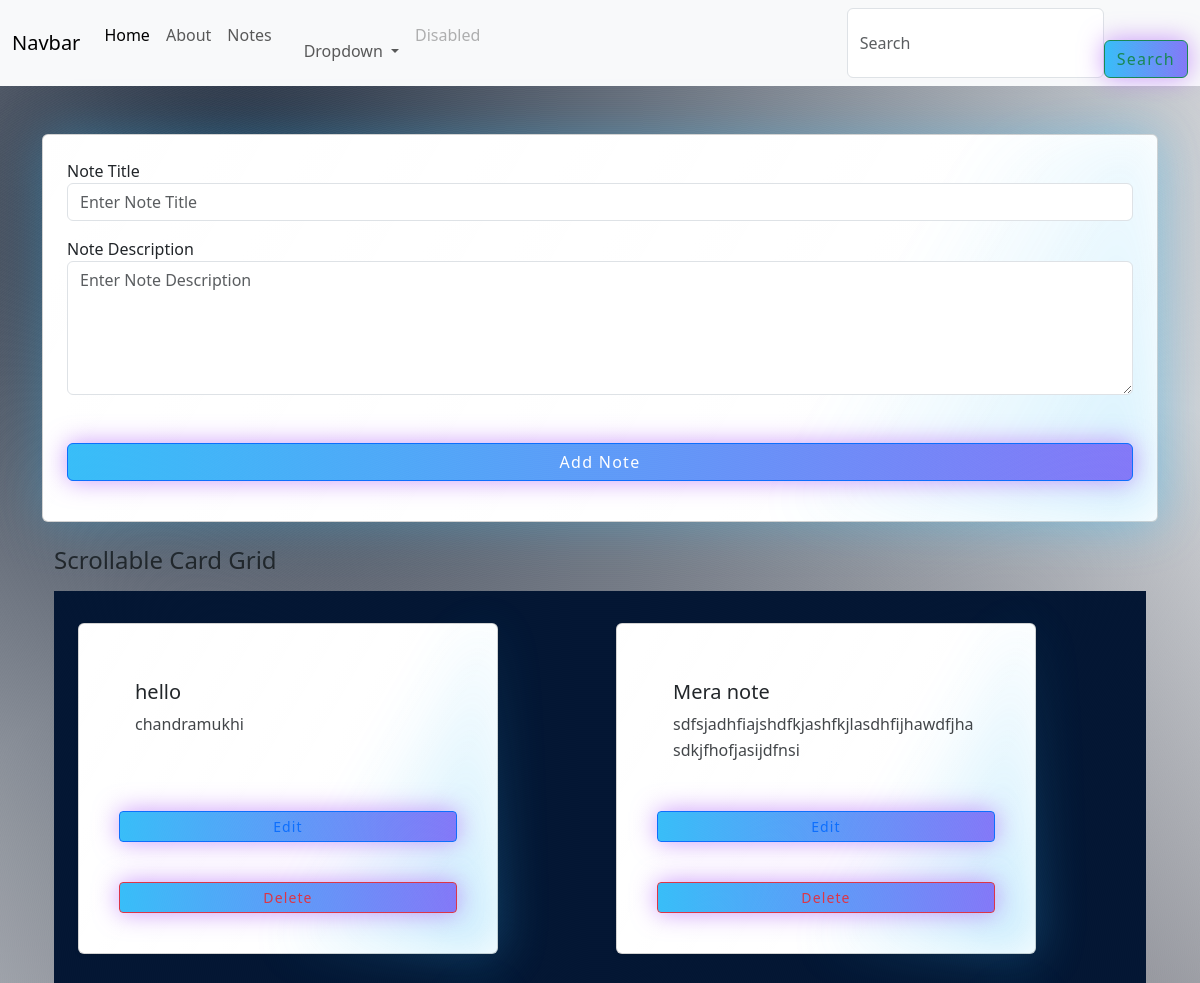
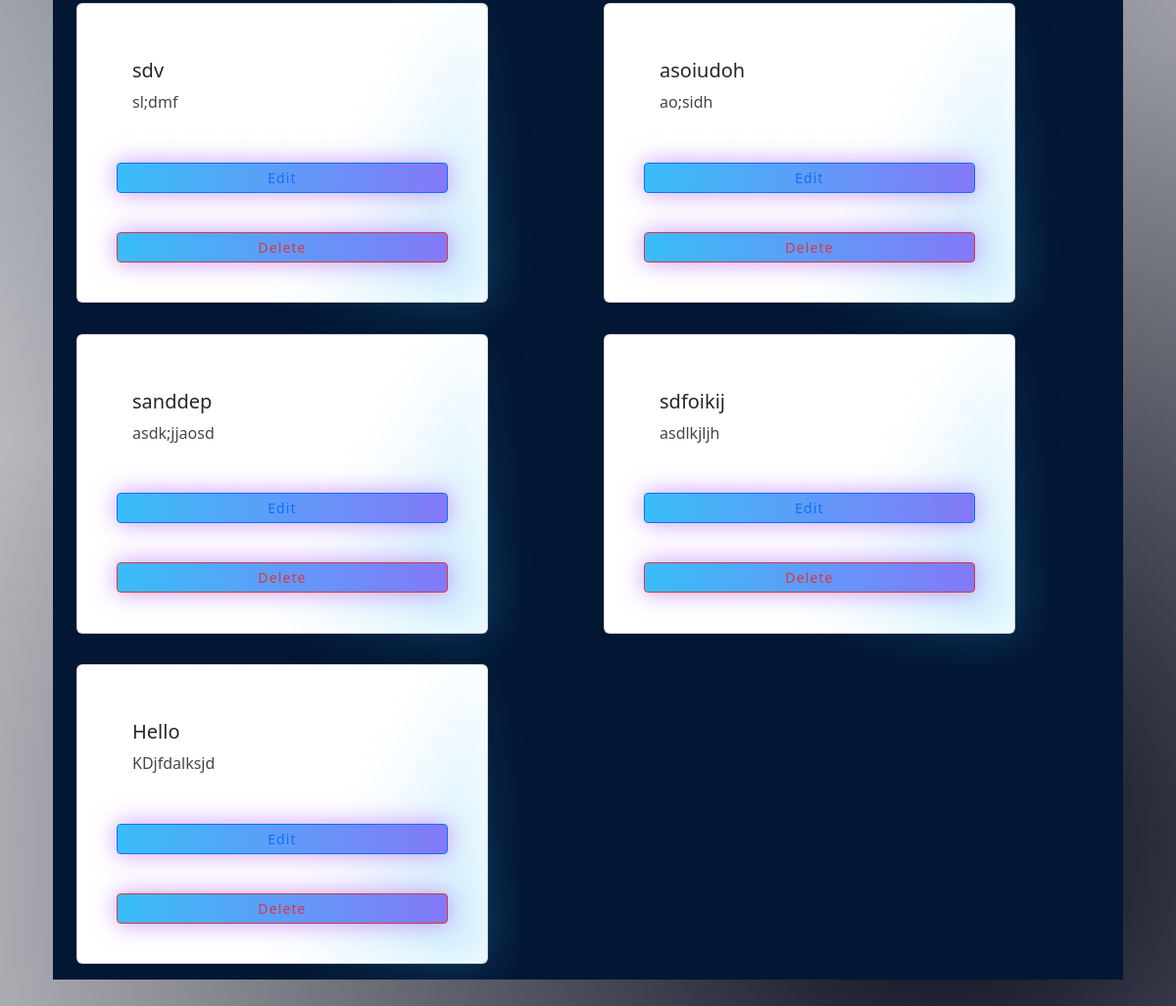
The app's page /app/help, older data (2 pictures, top to bottom).
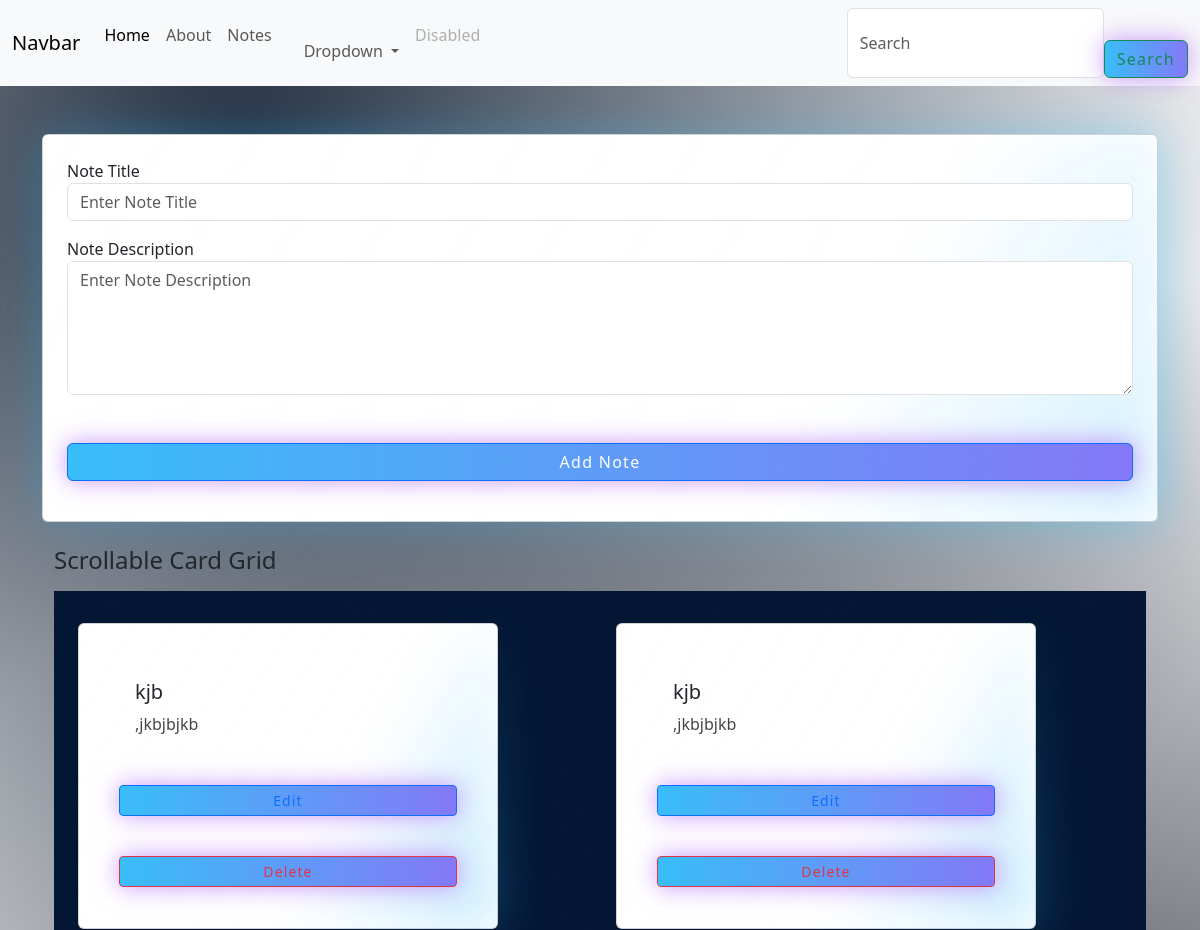
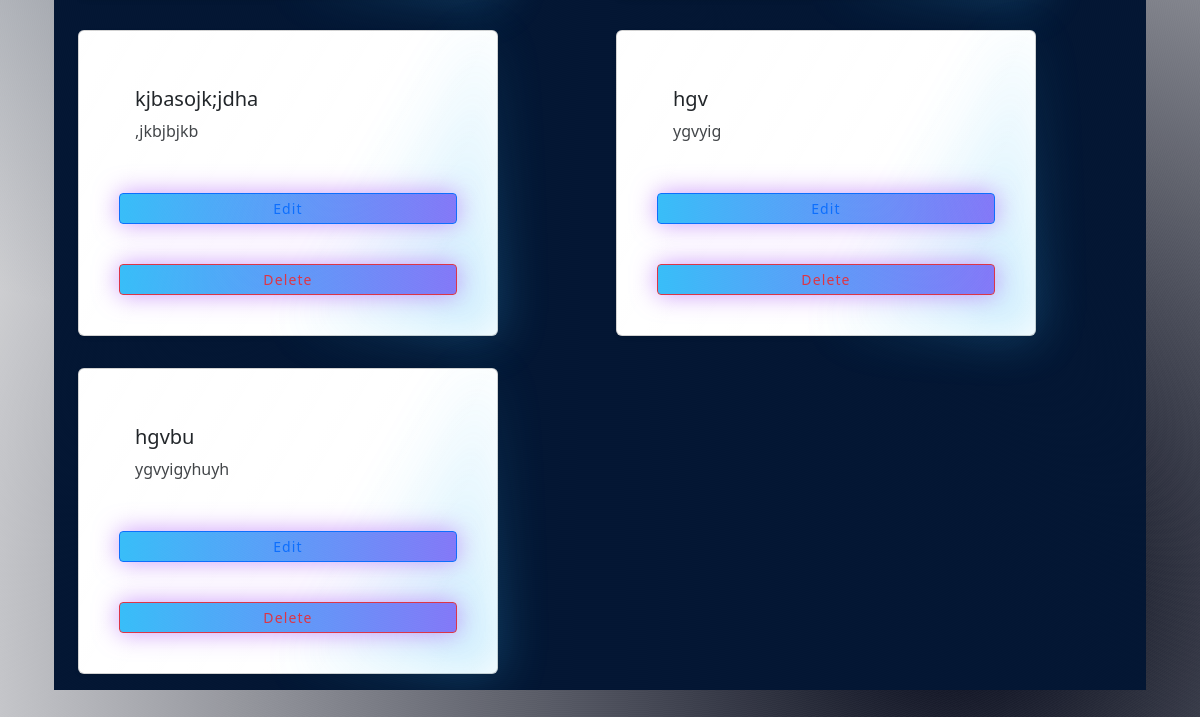
The same page, newer data (2 pictures, top to bottom).
### appname/models.py (models this page shows, shortened)
class Note(models.Model):
    title= models.CharField(max_length=100)
    description = models.CharField(max_length=200)
    created_at = models.DateField(auto_now=True)
    is_published = models.BooleanField(default=True)

### appname/views.py (the view)
# urls.py: path("app/help", hel, name="Help"),
def hel(req):
    notes = Note.objects.all()
    return render(req, template_name="help.html", context={"notes": notes})

### appname/templates/help.html (shortened to what this page needs)
{% extends 'components/base.html'%}
{% block content %}
{% include 'components/navbar.html' %}
<div class="container py-5">
    <form  action= "{% url 'save_data' %}" method= "post" class="container mx-auto card p-4">
        <div class="mb-3">
            <label for="title">Note Title</label>
            <input
                name = "title"
                type="text"
                id="title"
                class="form-control"
                placeholder="Enter Note Title">
        </div>
        <div class="mb-3">
            <label for="desc">Note Description</label>
            <textarea
                name = "description"
                rows="5"
                id="desc"
                class="form-control"
                placeholder="Enter Note Description"></textarea>
        </div>
        <div class="mb-3">
            <button
                style="width: 100%;"
                class="btn btn-primary">
                Add Note
            </button>
        </div>
    </form>
    {% include 'components/details.html' %}
</div>
{% endblock %}

### appname/templates/components/base.html (shortened to what this page needs)
{% load static %}
<!DOCTYPE html>
<html lang="en">
<head>
    <link rel="stylesheet" href="https://cdnjs.cloudflare.com/ajax/libs/font-awesome/7.0.1/css/all.min.css" />
    <link rel="stylesheet" href="{% static 'appname/css/styles.css' %}">
</head>
<body>
    {% block content %}
    {% endblock %}
</body>
</body>
</html>

### appname/templates/components/navbar.html (shortened to what this page needs)
<nav class="navbar navbar-expand-lg bg-body-tertiary">
  <div class="container-fluid">
    <a class="navbar-brand" href="#">Navbar</a>
    <div class="collapse navbar-collapse" id="navbarSupportedContent">
      <ul class="navbar-nav me-auto mb-2 mb-lg-0">
        <li class="nav-item">
          <a class="nav-link active" aria-current="page" href = "{% url 'tale' %}">Home</a>
        </li>
        <li class="nav-item">
          <a class="nav-link" href="{% url 'aboutTale' %}">About</a>
        </li>
        <li class="nav-item">
          <a class="nav-link" href="{% url 'Help' %}">Notes
        </li>
        <li class="nav-item dropdown">
          <a class="nav-link dropdown-toggle" href="#" role="button" data-bs-toggle="dropdown" aria-expanded="false">
            Dropdown
          </a>
        </li>
        <li class="nav-item">
          <a class="nav-link disabled" aria-disabled="true">Disabled</a>
        </li>
      </ul>
      <form class="d-flex" role="search">
        <input class="form-control ms-2" type="search" placeholder="Search" aria-label="Search"/>
        <button class="btn btn-outline-success" type="submit">Search</button>
      </form>
    </div>
  </div>
</nav>

### appname/templates/components/details.html
{% load static %}
{% block content%}
<div class="container py-4">
    <h4 class="mb-3">Scrollable Card Grid</h4>
    <div class="card-scroll-container">
        <div class="row row-cols-1 row-cols-md-3 g-3">
            {% for note in notes %}
            <div class="col">
                <div class="card h-100 shadow-sm">
                    <div class="card-body">
                        <h5 class="card-title">{{note.title}}</h5>
                        <p class="card-text">
                            {{note.description}}
                        </p>
                    </div>
                    <div class="d-flex flex-column gap-2">
                            <a class="btn btn-sm btn-outline-primary" href = "{% url 'edit_view' note.id %}">
                                Edit
                            </a>
                            <a class = "btn btn-sm btn-outline-danger" href = "{% url 'delete_view' note.id %}">
                                    Delete
                            </a>
                        </div>
                </div>
            </div>
            {% endfor %}
        </div>
    </div>
</div>
{%endblock%}

Row changes from the older to the newer data that the page shows:
removed Note: title "hello", description "chandramukhi"
removed Note: title "Mera note", description "sdfsjadhfiajshdfkjashfkjlasdhfijhawdfjhasdkjfhofjasijdfnsi"
removed Note: title "sdv", description "sl;dmf"
removed Note: title "asoiudoh", description "ao;sidh"
removed Note: title "sanddep", description "asdk;jjaosd"
removed Note: title "sdfoikij", description "asdlkjljh"
removed Note: title "Hello", description "KDjfdalksjd"
added Note: title "kjb", description ",jkbjbjkb"
added Note: title "kjb", description ",jkbjbjkb"
added Note: title "kjbasojk;jdha", description ",jkbjbjkb"
added Note: title "hgv", description "ygvyig"
added Note: title "hgvbu", description "ygvyigyhuyh"
